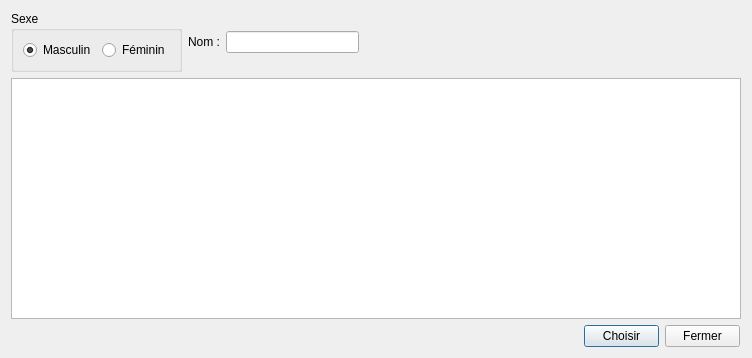
<?xml version="1.0" encoding="UTF-8"?>
<ui version="4.0">
 <class>BDRechercherUtil</class>
 <widget class="QDialog" name="BDRechercherUtil">
  <property name="geometry">
   <rect>
    <x>0</x>
    <y>0</y>
    <width>752</width>
    <height>358</height>
   </rect>
  </property>
  <property name="windowTitle">
   <string>Dialog</string>
  </property>
  <layout class="QGridLayout" name="gridLayout_2">
   <item row="0" column="0">
    <widget class="QGroupBox" name="groupBox">
     <property name="title">
      <string>Sexe</string>
     </property>
     <layout class="QGridLayout" name="gridLayout">
      <item row="0" column="0">
       <widget class="QRadioButton" name="Masculin">
        <property name="text">
         <string>Masculin</string>
        </property>
        <property name="checked">
         <bool>true</bool>
        </property>
       </widget>
      </item>
      <item row="0" column="1">
       <widget class="QRadioButton" name="Feminin">
        <property name="text">
         <string>Féminin</string>
        </property>
       </widget>
      </item>
     </layout>
    </widget>
   </item>
   <item row="0" column="1">
    <layout class="QFormLayout" name="formLayout_2">
     <property name="formAlignment">
      <set>Qt::AlignLeading|Qt::AlignLeft|Qt::AlignVCenter</set>
     </property>
     <item row="0" column="0">
      <widget class="QLabel" name="label">
       <property name="text">
        <string>Nom :</string>
       </property>
      </widget>
     </item>
     <item row="0" column="1">
      <widget class="QLineEdit" name="lineEditNom">
       <property name="maximumSize">
        <size>
         <width>133</width>
         <height>16777215</height>
        </size>
       </property>
      </widget>
     </item>
    </layout>
   </item>
   <item row="1" column="0" colspan="2">
    <widget class="QTableView" name="tableViewUtilisateurs">
     <property name="selectionMode">
      <enum>QAbstractItemView::SingleSelection</enum>
     </property>
     <property name="selectionBehavior">
      <enum>QAbstractItemView::SelectRows</enum>
     </property>
     <property name="textElideMode">
      <enum>Qt::ElideMiddle</enum>
     </property>
     <attribute name="horizontalHeaderDefaultSectionSize">
      <number>150</number>
     </attribute>
     <attribute name="horizontalHeaderDefaultSectionSize">
      <number>150</number>
     </attribute>
    </widget>
   </item>
   <item row="2" column="1">
    <layout class="QFormLayout" name="formLayout">
     <property name="formAlignment">
      <set>Qt::AlignRight|Qt::AlignTop|Qt::AlignTrailing</set>
     </property>
     <property name="rightMargin">
      <number>7</number>
     </property>
     <item row="0" column="0">
      <widget class="QPushButton" name="btn_choisir">
       <property name="maximumSize">
        <size>
         <width>75</width>
         <height>23</height>
        </size>
       </property>
       <property name="text">
        <string>Choisir</string>
       </property>
      </widget>
     </item>
     <item row="0" column="1">
      <widget class="QPushButton" name="btn_Annuler">
       <property name="maximumSize">
        <size>
         <width>75</width>
         <height>23</height>
        </size>
       </property>
       <property name="text">
        <string>Fermer</string>
       </property>
      </widget>
     </item>
    </layout>
   </item>
  </layout>
 </widget>
 <resources/>
 <connections/>
</ui>
